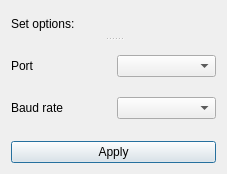
<?xml version="1.0" encoding="UTF-8"?>
<ui version="4.0">
 <class>SerialOptionsDialog</class>
 <widget class="QDialog" name="SerialOptionsDialog">
  <property name="geometry">
   <rect>
    <x>0</x>
    <y>0</y>
    <width>227</width>
    <height>174</height>
   </rect>
  </property>
  <property name="windowTitle">
   <string>Dialog</string>
  </property>
  <layout class="QVBoxLayout" name="verticalLayout_2">
   <item>
    <widget class="QSplitter" name="splitter">
     <property name="orientation">
      <enum>Qt::Vertical</enum>
     </property>
     <widget class="QLabel" name="label_3">
      <property name="text">
       <string>Set options:</string>
      </property>
     </widget>
     <widget class="QWidget" name="layoutWidget">
      <layout class="QVBoxLayout" name="verticalLayout">
       <item>
        <layout class="QHBoxLayout" name="horizontalLayout">
         <item>
          <widget class="QLabel" name="label">
           <property name="text">
            <string>Port</string>
           </property>
          </widget>
         </item>
         <item>
          <widget class="QComboBox" name="Port"/>
         </item>
        </layout>
       </item>
       <item>
        <layout class="QHBoxLayout" name="horizontalLayout_2">
         <item>
          <widget class="QLabel" name="label_2">
           <property name="text">
            <string>Baud rate</string>
           </property>
          </widget>
         </item>
         <item>
          <widget class="QComboBox" name="BaudRate"/>
         </item>
        </layout>
       </item>
      </layout>
     </widget>
    </widget>
   </item>
   <item>
    <widget class="QPushButton" name="pushButton">
     <property name="text">
      <string>Apply</string>
     </property>
    </widget>
   </item>
  </layout>
 </widget>
 <resources/>
 <connections/>
</ui>
